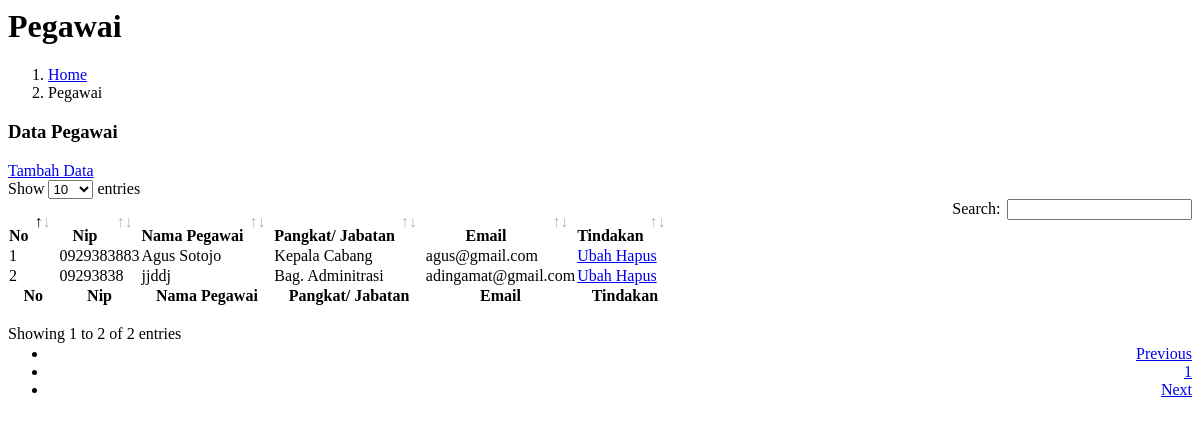
The page /pages/admin/pegawai/pegawairead.php on the database as committed earlier.
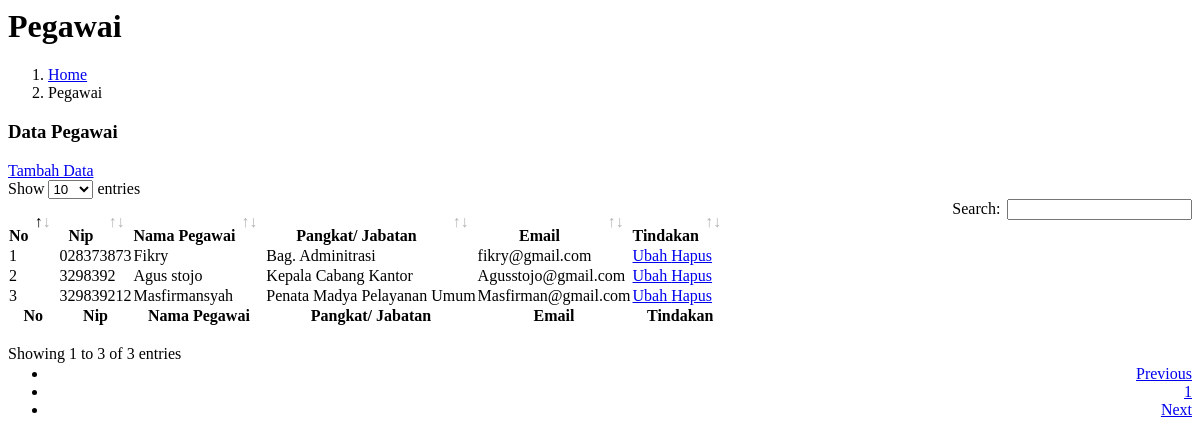
The same page on the database as committed later.
### tables this page shows
CREATE TABLE `pegawai` (
  `id_pegawai` int(11) NOT NULL,
  `id_jabatan` int(11) NOT NULL,
  `nip` varchar(100) NOT NULL,
  `nm_pegawai` varchar(250) NOT NULL,
  `jk` varchar(100) NOT NULL,
  `alamat` varchar(250) NOT NULL,
  `agama` varchar(100) NOT NULL,
  `no_hp` varchar(15) NOT NULL,
  `email` varchar(100) NOT NULL,
  `id_user` int(11) NOT NULL
);

CREATE TABLE `jabatan` (
  `id_jabatan` int(11) NOT NULL,
  `nm_jabatan` varchar(200) NOT NULL
);

### pages/admin/pegawai/pegawairead.php (the view, shortened to what this page needs)
<?php include_once "partials/cssdatatables.php" ?>
<div class="content-header">
        <div class="container-fluid">
                <div class="row mb-2">
                        <div class="col-sm-6">
                                <h1 class="m-0">Pegawai</h1>
                        </div>
                        <div class="col-sm-6">
                                <ol class="breadcrumb float-sm-right">
                                        <li class="breadcrumb-item">
                                                <a href="?page=home"> Home</a>
                                        </li>
                                        <li class="breadcrumb-item">Pegawai</li>
                                </ol>
                        </div>
                </div>
        </div>
</div>
<div class="content">
        <div class="card">
                <div class="card-header">
                        <h3 class="card-title">Data Pegawai</h3>
                        <a href="?page=pegawaicreate" class="btn btn-success btn-sm float-right">
                                <i class="fa fa-plus-circle"></i> Tambah Data</a>
                </div>
                <div class="card-body">
                        <table id="mytable" class="table table-bordered table-hover">
                                <thead>
                                        <tr class="text-center">
                                                <th>No</th>
                                                <th>Nip</th>
                                                <th>Nama Pegawai</th>
                                                <th>Pangkat/ Jabatan</th>
                                                <th>Email</th>
                                                <th>Tindakan</th>
                                        </tr>
                                </thead>
                                <tfoot>
                                        <tr class="text-center">
                                                <th>No</th>
                                                <th>Nip</th>
                                                <th>Nama Pegawai</th>
                                                <th>Pangkat/ Jabatan</th>
                                                <th>Email</th>
                                                <th>Tindakan</th>
                                        </tr>
                                </tfoot>
                                <tbody>
                                        <?php
                                        $database = new Database();
                                        $db = $database->getConnection();
                                        $selectSql = "SELECT * FROM pegawai INNER JOIN jabatan ON pegawai.id_jabatan = jabatan.id_jabatan";
                                        $stmt = $db->prepare($selectSql);
                                        $stmt->execute();
                                        $no = 1;
                                        while ($row = $stmt->fetch(PDO::FETCH_ASSOC)) {
                                        ?>
                                                <tr class="text-center">
                                                        <td><?php echo $no++ ?></td>
                                                        <td><?php echo $row['nip'] ?></td>
                                                        <td><?php echo $row['nm_pegawai'] ?></td>
                                                        <td><?php echo $row['nm_jabatan'] ?></td>
                                                        <td><?php echo $row['email'] ?></td>
                                                        <td>
                                                                <a href="?page=pegawaiupdate&id_pegawai=<?php echo $row['id_pegawai'] ?>" class="btn btn-primary btn-sm mr-1">
                                                                        <i class="fa fa-edit"></i> Ubah
                                                                </a>
                                                                <a href="?page=pegawaidelete&id_pegawai=<?php echo $row['id_pegawai'] ?>" class="btn btn-danger btn-sm" onClick="javascript: return confirm('Konfirmasi data akan dihapus?');">
                                                                        <i class="fa fa-trash"></i> Hapus
                                                                </a>
                                                        </td>
                                                </tr>
                                        <?php
                                        }
                                        ?>
                                </tbody>
                        </table>
                </div>
        </div>
</div>

### partials/cssdatatables.php
<link rel="stylesheet" href="plugins/datatables-bs4/css/dataTables.bootstrap4.min.css">
<link rel="stylesheet" href="plugins/datatables-responsive/css/responsive.bootstrap4.min.css">
<link rel="stylesheet" href="plugins/datatables-buttons/css/buttons.bootstrap4.min.css">

Rows that differ between the two databases and show on the page:
removed pegawai: nip "0929383883", nm_pegawai "Agus Sotojo", id_jabatan.nm_jabatan "Kepala Cabang", email "agus@gmail.com"
removed pegawai: nip "09293838", nm_pegawai "jjddj", id_jabatan.nm_jabatan "Bag. Adminitrasi", email "adingamat@gmail.com"
added pegawai: nip "028373873", nm_pegawai "Fikry", id_jabatan.nm_jabatan "Bag. Adminitrasi", email "fikry@gmail.com"
added pegawai: nip "3298392", nm_pegawai "Agus stojo", id_jabatan.nm_jabatan "Kepala Cabang Kantor", email "Agusstojo@gmail.com"
added pegawai: nip "329839212", nm_pegawai "Masfirmansyah", id_jabatan.nm_jabatan "Penata Madya Pelayanan Umum", email "Masfirman@gmail.com"
Other text that changed with them:
text written by a page script: "Show entries Search: Showing 1 to 2 of 2 entries Previous 1 Next" → "Show entries Search: Showing 1 to 3 of 3 entries Previous 1 Next"
